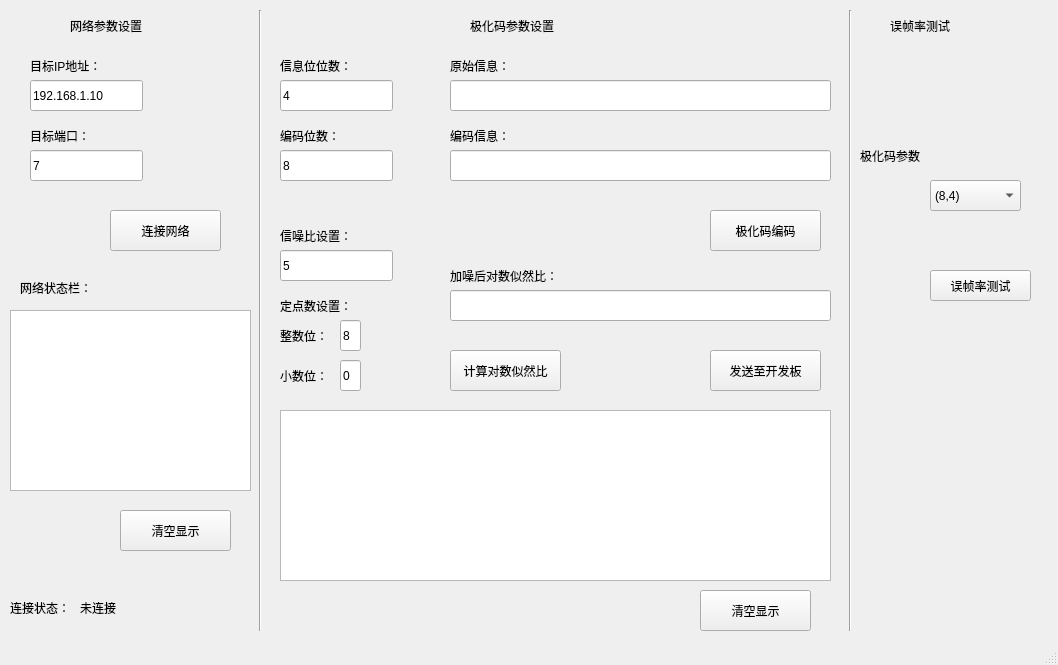
<?xml version="1.0" encoding="UTF-8"?>
<ui version="4.0">
 <class>MainWindow</class>
 <widget class="QMainWindow" name="MainWindow">
  <property name="geometry">
   <rect>
    <x>0</x>
    <y>0</y>
    <width>1058</width>
    <height>665</height>
   </rect>
  </property>
  <property name="windowTitle">
   <string>MainWindow</string>
  </property>
  <widget class="QWidget" name="centralwidget">
   <widget class="QLabel" name="label">
    <property name="geometry">
     <rect>
      <x>30</x>
      <y>50</y>
      <width>111</width>
      <height>31</height>
     </rect>
    </property>
    <property name="text">
     <string>目标IP地址：</string>
    </property>
   </widget>
   <widget class="QLineEdit" name="lineEdit">
    <property name="geometry">
     <rect>
      <x>30</x>
      <y>80</y>
      <width>113</width>
      <height>31</height>
     </rect>
    </property>
    <property name="text">
     <string>192.168.1.10</string>
    </property>
   </widget>
   <widget class="Line" name="line">
    <property name="geometry">
     <rect>
      <x>250</x>
      <y>10</y>
      <width>21</width>
      <height>621</height>
     </rect>
    </property>
    <property name="orientation">
     <enum>Qt::Vertical</enum>
    </property>
   </widget>
   <widget class="QLabel" name="label_2">
    <property name="geometry">
     <rect>
      <x>30</x>
      <y>120</y>
      <width>111</width>
      <height>31</height>
     </rect>
    </property>
    <property name="text">
     <string>目标端口：</string>
    </property>
   </widget>
   <widget class="QLineEdit" name="lineEdit_2">
    <property name="geometry">
     <rect>
      <x>30</x>
      <y>150</y>
      <width>113</width>
      <height>31</height>
     </rect>
    </property>
    <property name="text">
     <string>7</string>
    </property>
   </widget>
   <widget class="QPushButton" name="pushButton">
    <property name="geometry">
     <rect>
      <x>110</x>
      <y>210</y>
      <width>111</width>
      <height>41</height>
     </rect>
    </property>
    <property name="text">
     <string>连接网络</string>
    </property>
   </widget>
   <widget class="QLabel" name="label_3">
    <property name="geometry">
     <rect>
      <x>10</x>
      <y>600</y>
      <width>72</width>
      <height>15</height>
     </rect>
    </property>
    <property name="text">
     <string>连接状态：</string>
    </property>
   </widget>
   <widget class="QLabel" name="label_4">
    <property name="geometry">
     <rect>
      <x>80</x>
      <y>600</y>
      <width>72</width>
      <height>15</height>
     </rect>
    </property>
    <property name="text">
     <string>未连接</string>
    </property>
   </widget>
   <widget class="QTextBrowser" name="textBrowser">
    <property name="geometry">
     <rect>
      <x>10</x>
      <y>310</y>
      <width>241</width>
      <height>181</height>
     </rect>
    </property>
   </widget>
   <widget class="QLabel" name="label_5">
    <property name="geometry">
     <rect>
      <x>70</x>
      <y>10</y>
      <width>101</width>
      <height>31</height>
     </rect>
    </property>
    <property name="autoFillBackground">
     <bool>false</bool>
    </property>
    <property name="text">
     <string>网络参数设置</string>
    </property>
    <property name="wordWrap">
     <bool>false</bool>
    </property>
   </widget>
   <widget class="QLabel" name="label_6">
    <property name="geometry">
     <rect>
      <x>470</x>
      <y>10</y>
      <width>121</width>
      <height>31</height>
     </rect>
    </property>
    <property name="autoFillBackground">
     <bool>false</bool>
    </property>
    <property name="text">
     <string>极化码参数设置</string>
    </property>
    <property name="wordWrap">
     <bool>false</bool>
    </property>
   </widget>
   <widget class="QLabel" name="label_7">
    <property name="geometry">
     <rect>
      <x>280</x>
      <y>50</y>
      <width>111</width>
      <height>31</height>
     </rect>
    </property>
    <property name="text">
     <string>信息位位数：</string>
    </property>
   </widget>
   <widget class="QLineEdit" name="lineEdit_3">
    <property name="geometry">
     <rect>
      <x>280</x>
      <y>80</y>
      <width>113</width>
      <height>31</height>
     </rect>
    </property>
    <property name="text">
     <string>4</string>
    </property>
   </widget>
   <widget class="QLabel" name="label_8">
    <property name="geometry">
     <rect>
      <x>280</x>
      <y>120</y>
      <width>111</width>
      <height>31</height>
     </rect>
    </property>
    <property name="text">
     <string>编码位数：</string>
    </property>
   </widget>
   <widget class="QLineEdit" name="lineEdit_4">
    <property name="geometry">
     <rect>
      <x>280</x>
      <y>150</y>
      <width>113</width>
      <height>31</height>
     </rect>
    </property>
    <property name="text">
     <string>8</string>
    </property>
   </widget>
   <widget class="QLabel" name="label_9">
    <property name="geometry">
     <rect>
      <x>280</x>
      <y>220</y>
      <width>111</width>
      <height>31</height>
     </rect>
    </property>
    <property name="text">
     <string>信噪比设置：</string>
    </property>
   </widget>
   <widget class="QLineEdit" name="lineEdit_5">
    <property name="geometry">
     <rect>
      <x>280</x>
      <y>250</y>
      <width>113</width>
      <height>31</height>
     </rect>
    </property>
    <property name="text">
     <string>5</string>
    </property>
   </widget>
   <widget class="QLabel" name="label_10">
    <property name="geometry">
     <rect>
      <x>450</x>
      <y>50</y>
      <width>111</width>
      <height>31</height>
     </rect>
    </property>
    <property name="text">
     <string>原始信息：</string>
    </property>
   </widget>
   <widget class="QLineEdit" name="lineEdit_6">
    <property name="geometry">
     <rect>
      <x>450</x>
      <y>80</y>
      <width>381</width>
      <height>31</height>
     </rect>
    </property>
    <property name="text">
     <string/>
    </property>
   </widget>
   <widget class="QLabel" name="label_11">
    <property name="geometry">
     <rect>
      <x>450</x>
      <y>120</y>
      <width>111</width>
      <height>31</height>
     </rect>
    </property>
    <property name="text">
     <string>编码信息：</string>
    </property>
   </widget>
   <widget class="QLineEdit" name="lineEdit_7">
    <property name="geometry">
     <rect>
      <x>450</x>
      <y>150</y>
      <width>381</width>
      <height>31</height>
     </rect>
    </property>
    <property name="text">
     <string/>
    </property>
   </widget>
   <widget class="QPushButton" name="pushButton_2">
    <property name="geometry">
     <rect>
      <x>710</x>
      <y>210</y>
      <width>111</width>
      <height>41</height>
     </rect>
    </property>
    <property name="text">
     <string>极化码编码</string>
    </property>
   </widget>
   <widget class="QLabel" name="label_12">
    <property name="geometry">
     <rect>
      <x>450</x>
      <y>260</y>
      <width>141</width>
      <height>31</height>
     </rect>
    </property>
    <property name="text">
     <string>加噪后对数似然比：</string>
    </property>
   </widget>
   <widget class="QLineEdit" name="lineEdit_8">
    <property name="geometry">
     <rect>
      <x>450</x>
      <y>290</y>
      <width>381</width>
      <height>31</height>
     </rect>
    </property>
    <property name="text">
     <string/>
    </property>
   </widget>
   <widget class="QPushButton" name="pushButton_3">
    <property name="geometry">
     <rect>
      <x>450</x>
      <y>350</y>
      <width>111</width>
      <height>41</height>
     </rect>
    </property>
    <property name="text">
     <string>计算对数似然比</string>
    </property>
   </widget>
   <widget class="QTextBrowser" name="textBrowser_2">
    <property name="geometry">
     <rect>
      <x>280</x>
      <y>410</y>
      <width>551</width>
      <height>171</height>
     </rect>
    </property>
   </widget>
   <widget class="QPushButton" name="pushButton_4">
    <property name="geometry">
     <rect>
      <x>710</x>
      <y>350</y>
      <width>111</width>
      <height>41</height>
     </rect>
    </property>
    <property name="text">
     <string>发送至开发板</string>
    </property>
   </widget>
   <widget class="QLabel" name="label_13">
    <property name="geometry">
     <rect>
      <x>20</x>
      <y>280</y>
      <width>91</width>
      <height>16</height>
     </rect>
    </property>
    <property name="text">
     <string>网络状态栏：</string>
    </property>
   </widget>
   <widget class="QPushButton" name="pushButton_5">
    <property name="geometry">
     <rect>
      <x>120</x>
      <y>510</y>
      <width>111</width>
      <height>41</height>
     </rect>
    </property>
    <property name="text">
     <string>清空显示</string>
    </property>
   </widget>
   <widget class="QPushButton" name="pushButton_6">
    <property name="geometry">
     <rect>
      <x>700</x>
      <y>590</y>
      <width>111</width>
      <height>41</height>
     </rect>
    </property>
    <property name="text">
     <string>清空显示</string>
    </property>
   </widget>
   <widget class="QLabel" name="label_14">
    <property name="geometry">
     <rect>
      <x>280</x>
      <y>290</y>
      <width>111</width>
      <height>31</height>
     </rect>
    </property>
    <property name="text">
     <string>定点数设置：</string>
    </property>
   </widget>
   <widget class="QLineEdit" name="lineEdit_9">
    <property name="geometry">
     <rect>
      <x>340</x>
      <y>320</y>
      <width>21</width>
      <height>31</height>
     </rect>
    </property>
    <property name="text">
     <string>8</string>
    </property>
   </widget>
   <widget class="QLabel" name="label_15">
    <property name="geometry">
     <rect>
      <x>280</x>
      <y>320</y>
      <width>61</width>
      <height>31</height>
     </rect>
    </property>
    <property name="text">
     <string>整数位：</string>
    </property>
   </widget>
   <widget class="QLabel" name="label_16">
    <property name="geometry">
     <rect>
      <x>280</x>
      <y>360</y>
      <width>61</width>
      <height>31</height>
     </rect>
    </property>
    <property name="text">
     <string>小数位：</string>
    </property>
   </widget>
   <widget class="QLineEdit" name="lineEdit_10">
    <property name="geometry">
     <rect>
      <x>340</x>
      <y>360</y>
      <width>21</width>
      <height>31</height>
     </rect>
    </property>
    <property name="text">
     <string>0</string>
    </property>
   </widget>
   <widget class="Line" name="line_2">
    <property name="geometry">
     <rect>
      <x>840</x>
      <y>10</y>
      <width>21</width>
      <height>621</height>
     </rect>
    </property>
    <property name="orientation">
     <enum>Qt::Vertical</enum>
    </property>
   </widget>
   <widget class="QLabel" name="label_17">
    <property name="geometry">
     <rect>
      <x>890</x>
      <y>10</y>
      <width>101</width>
      <height>31</height>
     </rect>
    </property>
    <property name="autoFillBackground">
     <bool>false</bool>
    </property>
    <property name="text">
     <string>误帧率测试</string>
    </property>
    <property name="wordWrap">
     <bool>false</bool>
    </property>
   </widget>
   <widget class="QComboBox" name="comboBox">
    <property name="geometry">
     <rect>
      <x>930</x>
      <y>180</y>
      <width>91</width>
      <height>31</height>
     </rect>
    </property>
    <item>
     <property name="text">
      <string>(8,4)</string>
     </property>
    </item>
    <item>
     <property name="text">
      <string>(16,8)</string>
     </property>
    </item>
    <item>
     <property name="text">
      <string>(32,16)</string>
     </property>
    </item>
    <item>
     <property name="text">
      <string>(64,32)</string>
     </property>
    </item>
   </widget>
   <widget class="QPushButton" name="pushButton_7">
    <property name="geometry">
     <rect>
      <x>930</x>
      <y>270</y>
      <width>101</width>
      <height>31</height>
     </rect>
    </property>
    <property name="text">
     <string>误帧率测试</string>
    </property>
   </widget>
   <widget class="QLabel" name="label_18">
    <property name="geometry">
     <rect>
      <x>860</x>
      <y>140</y>
      <width>111</width>
      <height>31</height>
     </rect>
    </property>
    <property name="text">
     <string>极化码参数</string>
    </property>
   </widget>
  </widget>
  <widget class="QStatusBar" name="statusbar"/>
 </widget>
 <resources/>
 <connections/>
</ui>
